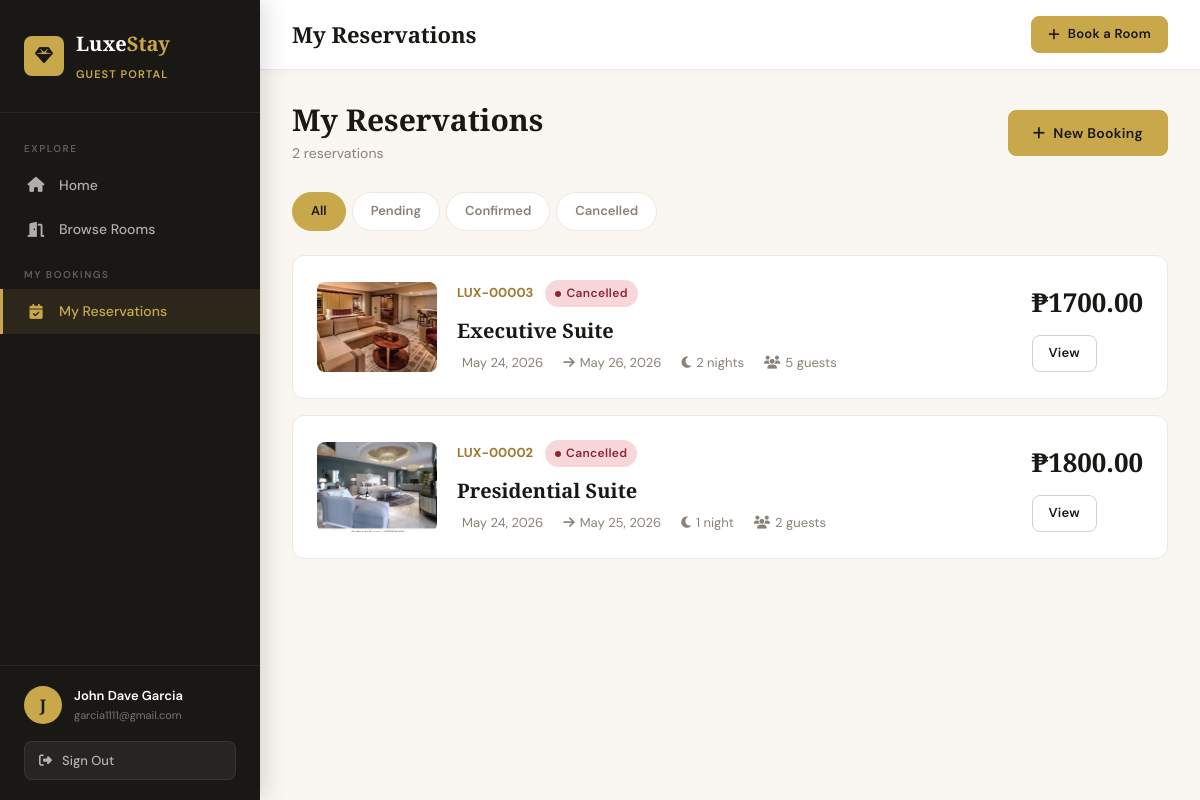
The app's page /customer/my-reservations (signed in) with its own data.
### app/models/user.py (models this page shows, shortened)
class User(db.Model, UserMixin):
    __tablename__ = 'users'
    id = db.Column(db.Integer, primary_key=True)
    fullname = db.Column(db.String(150), nullable=False)
    email = db.Column(db.String(150), unique=True, nullable=False)
    password = db.Column(db.String(256), nullable=False)
    phone = db.Column(db.String(20), nullable=True)
    role = db.Column(db.String(20), nullable=False, default='customer')
    created_at = db.Column(db.DateTime, default=datetime.utcnow)
    reservations = db.relationship('Reservation', backref='customer', lazy=True)

### app/models/reservation.py (models this page shows, shortened)
class Reservation(db.Model):
    __tablename__ = 'reservations'
    id = db.Column(db.Integer, primary_key=True)
    user_id = db.Column(db.Integer, db.ForeignKey('users.id'), nullable=False)
    room_id = db.Column(db.Integer, db.ForeignKey('rooms.id'), nullable=False)
    fullname = db.Column(db.String(150), nullable=False)
    email = db.Column(db.String(150), nullable=False)
    phone = db.Column(db.String(20), nullable=False)
    check_in = db.Column(db.Date, nullable=False)
    check_out = db.Column(db.Date, nullable=False)
    arrival_time = db.Column(db.String(20), nullable=True)
    guests = db.Column(db.Integer, nullable=False, default=1)
    special_requests = db.Column(db.Text, nullable=True)
    status = db.Column(db.String(20), nullable=False, default='pending')  # pending, confirmed, cancelled
    created_at = db.Column(db.DateTime, default=datetime.utcnow)
    updated_at = db.Column(db.DateTime, default=datetime.utcnow, onupdate=datetime.utcnow)
    def nights(self):
        delta = self.check_out - self.check_in
        return delta.days
    def total_price(self):
        return self.nights() * self.room.price
    def booking_reference(self):
        return f'LUX-{self.id:05d}'

### app/models/room.py (models this page shows, shortened)
class Room(db.Model):
    __tablename__ = 'rooms'
    id = db.Column(db.Integer, primary_key=True)
    room_number = db.Column(db.String(20), unique=True, nullable=False)
    room_name = db.Column(db.String(100), nullable=False)
    room_type = db.Column(db.String(50), nullable=False)
    price = db.Column(db.Float, nullable=False)
    description = db.Column(db.Text, nullable=True)
    amenities = db.Column(db.Text, nullable=True)
    image = db.Column(db.String(256), nullable=True, default='default_room.jpg')
    availability = db.Column(db.Boolean, default=True)
    created_at = db.Column(db.DateTime, default=datetime.utcnow)
    reservations = db.relationship('Reservation', backref='room', lazy=True)

### app/routes/customer.py (the view)
@customer_bp.route('/my-reservations')
@login_required
def my_reservations():
    status_filter = request.args.get('status', '')
    query = Reservation.query.filter_by(user_id=current_user.id)
    if status_filter:
        query = query.filter_by(status=status_filter)
    reservations = query.order_by(Reservation.created_at.desc()).all()
    return render_template('customer/my_reservations.html',
        reservations=reservations, status_filter=status_filter)

### app/templates/customer/my_reservations.html (shortened to what this page needs)
{% extends "customer/base_customer.html" %}
{% block page_title %}My Reservations{% endblock %}
{% block customer_content %}
<div class="page-header">
  <div class="page-header-left">
    <h1>My Reservations</h1>
    <p>{{ reservations|length }} reservation{{ 's' if reservations|length != 1 }}</p>
  </div>
  <a href="{{ url_for('customer.browse_rooms') }}" class="btn btn-gold"><i class="fas fa-plus"></i> New Booking</a>
</div>
<div class="filter-bar">
  <div class="filter-tabs">
    <a href="{{ url_for('customer.my_reservations') }}" class="filter-tab {% if not status_filter %}active{% endif %}">All</a>
    <a href="{{ url_for('customer.my_reservations', status='pending') }}" class="filter-tab {% if status_filter == 'pending' %}active{% endif %}">Pending</a>
    <a href="{{ url_for('customer.my_reservations', status='confirmed') }}" class="filter-tab {% if status_filter == 'confirmed' %}active{% endif %}">Confirmed</a>
    <a href="{{ url_for('customer.my_reservations', status='cancelled') }}" class="filter-tab {% if status_filter == 'cancelled' %}active{% endif %}">Cancelled</a>
  </div>
</div>
{% if reservations %}
<div style="display:flex;flex-direction:column;gap:16px;">
  {% for res in reservations %}
  <div class="card" style="transition:box-shadow .2s;">
    <div class="card-body">
      <div style="display:grid;grid-template-columns:120px 1fr auto;gap:20px;align-items:center;">
        <div style="border-radius:var(--radius-sm);overflow:hidden;height:90px;">
          <img src="{{ url_for('static', filename='uploads/rooms/' + res.room.image) }}"
            alt="{{ res.room.room_name }}" style="width:100%;height:100%;object-fit:cover;"
            onerror="this.src='https://images.unsplash.com/photo-1631049307264-da0ec9d70304?w=200&q=80'">
        </div>
        <div>
          <div class="d-flex align-center gap-12 mb-8">
            <strong style="color:var(--gold-dark);font-size:13px;">{{ res.booking_reference() }}</strong>
            <span class="badge badge-{{ res.status }}">{{ res.status }}</span>
          </div>
          <div style="font-family:'Cormorant Garamond',serif;font-size:20px;font-weight:600;margin-bottom:6px;">{{ res.room.room_name }}</div>
          <div style="display:flex;gap:20px;font-size:13px;color:var(--stone);flex-wrap:wrap;">
            <span>{{ res.check_in.strftime('%b %d, %Y') }}</span>
            <span><i class="fas fa-arrow-right" style="margin-right:5px;"></i>{{ res.check_out.strftime('%b %d, %Y') }}</span>
            <span><i class="fas fa-moon" style="margin-right:5px;"></i>{{ res.nights() }} night{{ 's' if res.nights() != 1 }}</span>
            <span><i class="fas fa-users" style="margin-right:5px;"></i>{{ res.guests }} guest{{ 's' if res.guests != 1 }}</span>
          </div>
        </div>
        <div style="text-align:right;">
          <div style="font-family:'Cormorant Garamond',serif;font-size:26px;font-weight:700;color:var(--charcoal);margin-bottom:12px;">₱{{ "%.2f"|format(res.total_price()) }}</div>
          <div class="d-flex gap-8 justify-end flex-wrap">
            <a href="{{ url_for('customer.reservation_detail', res_id=res.id) }}" class="btn btn-outline btn-sm">View</a>
          </div>
        </div>
      </div>
    </div>
  </div>
  {% endfor %}
</div>
{% endif %}
{% endblock %}

### app/templates/customer/base_customer.html (shortened to what this page needs)
{% extends "base.html" %}
{% block content %}
<div class="app-layout">
  <aside class="sidebar" id="sidebar">
    <div class="sidebar-header">
      <div class="sidebar-logo">
        <div class="logo-icon"><i class="fas fa-gem"></i></div>
        <div>
          <div class="logo-name">Luxe<span>Stay</span></div>
          <div class="sidebar-role">Guest Portal</div>
        </div>
      </div>
    </div>
    <nav class="sidebar-nav">
      <div class="nav-section">
        <div class="nav-section-label">Explore</div>
        <a href="{{ url_for('customer.dashboard') }}" class="nav-link {% if request.endpoint == 'customer.dashboard' %}active{% endif %}">
          <i class="fas fa-home"></i> Home
        </a>
        <a href="{{ url_for('customer.browse_rooms') }}" class="nav-link {% if request.endpoint in ['customer.browse_rooms','customer.room_detail'] %}active{% endif %}">
          <i class="fas fa-door-open"></i> Browse Rooms
        </a>
      </div>
      <div class="nav-section">
        <div class="nav-section-label">My Bookings</div>
        <a href="{{ url_for('customer.my_reservations') }}" class="nav-link {% if 'reservation' in request.endpoint and request.endpoint != 'customer.dashboard' %}active{% endif %}">
          <i class="fas fa-calendar-check"></i> My Reservations
        </a>
      </div>
    </nav>
    <div class="sidebar-footer">
      <div class="sidebar-user">
        <div class="sidebar-avatar">{{ current_user.fullname[0] }}</div>
        <div class="sidebar-user-info">
          <div class="name">{{ current_user.fullname }}</div>
          <div class="email">{{ current_user.email }}</div>
        </div>
      </div>
      <form action="{{ url_for('auth.logout') }}" method="GET">
        <button type="submit" class="btn-logout"><i class="fas fa-sign-out-alt"></i> Sign Out</button>
      </form>
    </div>
  </aside>
  <div class="main-content">
    <header class="topbar">
      <div class="d-flex align-center gap-12">
        <div class="topbar-title">{% block page_title %}Dashboard{% endblock %}</div>
      </div>
      <div class="topbar-actions">
        <a href="{{ url_for('customer.browse_rooms') }}" class="btn btn-gold btn-sm"><i class="fas fa-plus"></i> Book a Room</a>
      </div>
    </header>
    <div class="page-content">
      {% block customer_content %}{% endblock %}
    </div>
  </div>
</div>
{% endblock %}

### records on screen
User: fullname "J", fullname "John Dave Garcia", email "garcia1111@gmail.com"
Reservation: image (picture), booking_reference "LUX-00003", status "Cancelled", room.room_name "Executive Suite", check_in "May 24, 2026", check_out "May 26, 2026", nights "2", check_out+check_in "s", guests "5", guests "s", total_price "1700.00"
Reservation: image (picture), booking_reference "LUX-00002", status "Cancelled", room.room_name "Presidential Suite", check_in "May 24, 2026", check_out "May 25, 2026", nights "1", guests "2", guests "s", total_price "1800.00"

### other values on screen
{{ reservations|length }} "2"
{{ 's' if reservations|length != 1 }} "s"
